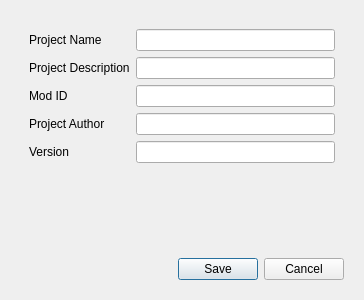
<?xml version="1.0" encoding="UTF-8"?>
<ui version="4.0">
 <class>DialogCreateProject</class>
 <widget class="QWidget" name="DialogCreateProject">
  <property name="geometry">
   <rect>
    <x>0</x>
    <y>0</y>
    <width>364</width>
    <height>300</height>
   </rect>
  </property>
  <layout class="QVBoxLayout" name="verticalLayout">
   <item>
    <widget class="QWidget" name="centralWidget" native="true">
     <layout class="QVBoxLayout" name="verticalLayout_4">
      <item>
       <widget class="QWidget" name="formWidget" native="true">
        <layout class="QFormLayout" name="formLayout">
         <item row="0" column="0">
          <widget class="QLabel" name="projectNameLabel">
           <property name="text">
            <string>Project Name</string>
           </property>
          </widget>
         </item>
         <item row="0" column="1">
          <widget class="QLineEdit" name="projectNameLineEdit"/>
         </item>
         <item row="2" column="0">
          <widget class="QLabel" name="projectPackageLabel">
           <property name="text">
            <string>Mod ID</string>
           </property>
          </widget>
         </item>
         <item row="2" column="1">
          <widget class="QLineEdit" name="projectPackageLineEdit"/>
         </item>
         <item row="3" column="0">
          <widget class="QLabel" name="projectAuthorLabel">
           <property name="text">
            <string>Project Author</string>
           </property>
          </widget>
         </item>
         <item row="3" column="1">
          <widget class="QLineEdit" name="projectAuthorLineEdit"/>
         </item>
         <item row="1" column="0">
          <widget class="QLabel" name="projectDescriptionLabel">
           <property name="text">
            <string>Project Description</string>
           </property>
          </widget>
         </item>
         <item row="1" column="1">
          <widget class="QLineEdit" name="projectDescriptionLineEdit"/>
         </item>
         <item row="4" column="0">
          <widget class="QLabel" name="versionLabel">
           <property name="text">
            <string>Version</string>
           </property>
          </widget>
         </item>
         <item row="4" column="1">
          <widget class="QLineEdit" name="versionLineEdit"/>
         </item>
        </layout>
       </widget>
      </item>
      <item>
       <widget class="QDialogButtonBox" name="dialogButtons">
        <property name="standardButtons">
         <set>QDialogButtonBox::Cancel|QDialogButtonBox::Save</set>
        </property>
       </widget>
      </item>
     </layout>
    </widget>
   </item>
  </layout>
 </widget>
 <resources/>
 <connections/>
</ui>
